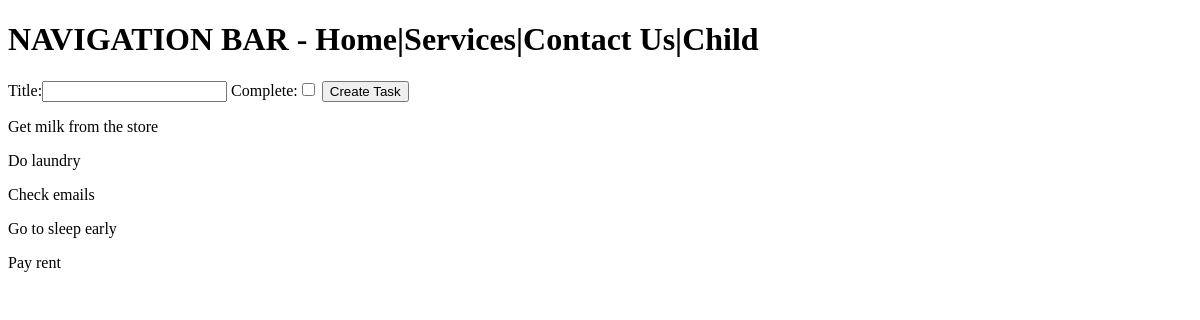
Before: / with the older database file.
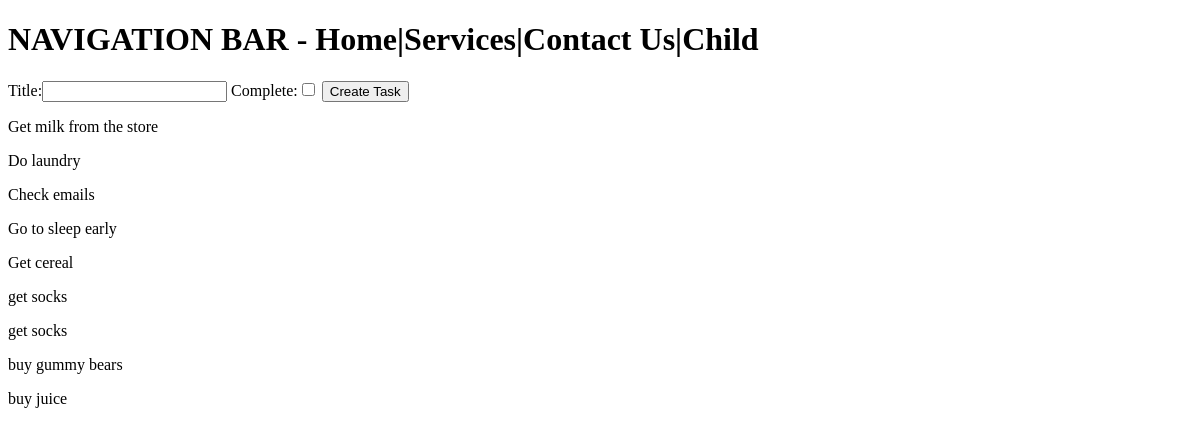
After: the same page with the newer database file.
### list/models.py (models this page shows)
class Task(models.Model):
    title = models.CharField(max_length = 200)
    complete = models.BooleanField(default = False)
    created = models.DateTimeField(auto_now_add = True)
    def __str__(self):
        return self.title

### list/views.py (the view)
# urls.py: path('', views.index, name='tasks'),
def index(request):
    tasks = Task.objects.all()
    form = TaskForm()
    if request.method == 'POST':
        form = TaskForm(request.POST)
        if form.is_valid():
            form.save()
        return redirect('/')
    context = {'tasks': tasks, 'form': form}
    return render(request, 'list/services.html', context)

### list/forms.py
class TaskForm(forms.ModelForm):
    class Meta:
        model = Task
        fields = "__all__"

### list/templates/list/services.html (shortened to what this page needs)
{% include 'list/template.html' %}
<form method="POST" action="/">
    {{form}}
    <input type="submit" value="Create Task">
</form>
{% for task in tasks %}
    <p>{{task}}</p>
{% endfor %}

Changed rows visible on the page:
removed Task: title "Pay rent"
added Task: title "Get cereal"
added Task: title "get socks"
added Task: title "get socks"
added Task: title "buy gummy bears"
added Task: title "buy juice"
